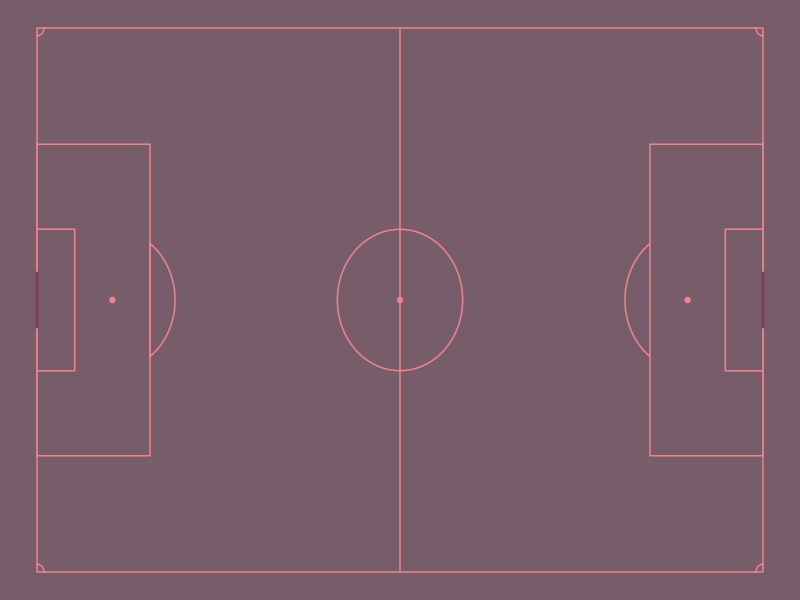
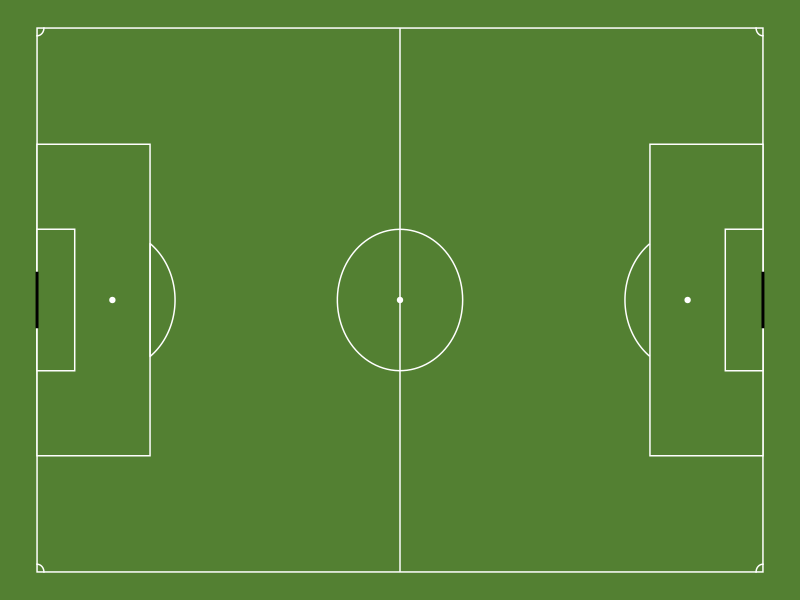
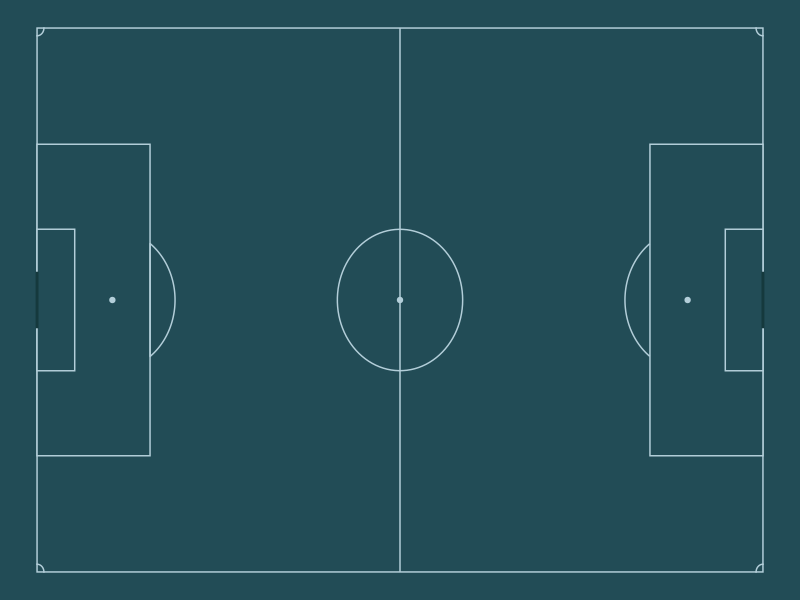

These figures' R source, in order:

options(warn=-1)

require(ggplot2)

createPitch <- function(xmax, ymax, grass_colour, line_colour, background_colour, goal_colour){
  theme_blankPitch = function(size=12) { 
    theme(
      #axis.line=element_blank(), 
      axis.text.x=element_blank(), 
      axis.text.y=element_blank(), 
      #axis.ticks.y=element_text(size=size),
      #   axis.ticks=element_blank(),
      axis.ticks.length=unit(0, "lines"), 
      #axis.ticks.margin=unit(0, "lines"), 
      axis.title.x=element_blank(), 
      axis.title.y=element_blank(), 
      legend.background=element_rect(fill=background_colour, colour=NA), 
      legend.key=element_rect(colour=background_colour,fill=background_colour), 
      legend.key.size=unit(1.2, "lines"), 
      legend.text=element_text(size=size), 
      legend.title=element_text(size=size, face="bold",hjust=0),
      strip.background = element_rect(colour = background_colour, fill = background_colour, size = .5),
      panel.background=element_rect(fill=background_colour,colour=background_colour), 
      #       panel.border=element_blank(), 
      panel.grid.major=element_blank(), 
      panel.grid.minor=element_blank(), 
      panel.spacing=element_blank(), 
      plot.background=element_blank(), 
      plot.margin=unit(c(0, 0, 0, 0), "lines"), 
      plot.title=element_text(size=size*1.2), 
      strip.text.y=element_text(colour=background_colour,size=size,angle=270),
      strip.text.x=element_text(size=size*1))}
  
  ymin <- 0 
  xmin <- 0 
  
  # Defining dimensions
  GoalWidth <- 732
  penspot <- 1100
  boxedgeW <- 4032
  boxedgeL <- 1650
  box6yardW <- 1832
  box6yardL <- 550
  
  ## dimensions calculations 
  # The 18 Yard Box
  TheBoxWidth <- c(((ymax / 2) + (boxedgeW / 2)),((ymax / 2) - (boxedgeW / 2)))
  TheBoxHeight <- c(boxedgeL,xmax-boxedgeL)
  GoalPosts <- c(((ymax / 2) + (GoalWidth / 2)),((ymax / 2) - (GoalWidth / 2)))
  
  # The 6 Yard Box
  box6yardWidth <- c(((ymax / 2) + (box6yardW / 2)),((ymax / 2) - (box6yardW / 2)))
  box6yardHeight <- c(box6yardL,xmax-box6yardL)
  
  ## Centre circle dimensions 
  centreCirle_d <- 1830
  
  ## define the circle function
  circleFun <- function(center = c(0,0),diameter = 1, npoints = 100){
    r = diameter / 2
    tt <- seq(0,2*pi,length.out = npoints)
    xx <- center[1] + r * cos(tt)
    yy <- center[2] + r * sin(tt)
    return(data.frame(x = xx, y = yy))
  }
  
  #### create leftD arc ####
  Dleft <- circleFun(c((penspot),(ymax/2)),centreCirle_d,npoints = 1000)
  ## remove part that is in the box
  Dleft <- Dleft[which(Dleft$x >= (boxedgeL)),]
  
  ## create rightD arc  ####
  Dright <- circleFun(c((xmax-(penspot)),(ymax/2)),centreCirle_d,npoints = 1000)
  ## remove part that is in the box
  Dright <- Dright[which(Dright$x <= (xmax-(boxedgeL))),]
  
  #### create center circle ####
  center_circle <- circleFun(c((xmax/2),(ymax/2)),centreCirle_d,npoints = 100)
  
  ## create corner flag radius ####
  TopLeftCorner <- circleFun(c(xmin,ymax),200,npoints = 1000)
  TopRightCorner <- circleFun(c(xmax,ymax),200,npoints = 1000)
  BottomLeftCorner <- circleFun(c(xmin,ymin),200,npoints = 1000)
  BottomRightCorner <- circleFun(c(xmax,ymin),200,npoints = 1000)
  
  p <- ggplot() + xlim(c(-10,xmax+10)) + ylim(c(-10,ymax+10)) + 
    # add the theme 
    theme_blankPitch() +
    # add the base rectangle of the pitch 
    geom_rect(aes(xmin=0, xmax=xmax, ymin=0, ymax=ymax), fill = grass_colour, colour = line_colour) +
    # add the 18 yard box Left
    geom_rect(aes(xmin=0, xmax=TheBoxHeight[1], ymin=TheBoxWidth[1], ymax=TheBoxWidth[2]), fill = grass_colour, colour = line_colour) + 
    # add the 18 yard box Right
    geom_rect(aes(xmin=TheBoxHeight[2], xmax=xmax, ymin=TheBoxWidth[1], ymax=TheBoxWidth[2]), fill = grass_colour, colour = line_colour) +
    # add the six yard box Left
    geom_rect(aes(xmin=0, xmax=box6yardHeight[1], ymin=box6yardWidth[1], ymax=box6yardWidth[2]), fill = grass_colour, colour = line_colour)  +
    # add the six yard box Right
    geom_rect(aes(xmin=box6yardHeight[2], xmax=xmax, ymin=box6yardWidth[1], ymax=box6yardWidth[2]), fill = grass_colour, colour = line_colour)  + 
    # Add half way line 
    geom_segment(aes(x = xmax/2, y = ymin, xend = xmax/2, yend = ymax),colour = line_colour) +
    # add left D 
    geom_path(data=Dleft, aes(x=x,y=y), colour = line_colour) + 
    # add Right D 
    geom_path(data=Dright, aes(x=x,y=y), colour = line_colour) + 
    # add centre circle 
    geom_path(data=center_circle, aes(x=x,y=y), colour = line_colour) + 
    # add penalty spot left 
    geom_point(aes(x = penspot , y = ymax/2), colour = line_colour) + 
    # add penalty spot right
    geom_point(aes(x = (xmax-(penspot)) , y = ymax/2), colour = line_colour) + 
    # add centre spot 
    geom_point(aes(x = (xmax/2) , y = ymax/2), colour = line_colour) +
    # add Corner Flag corners
    geom_path(data=TopLeftCorner, aes(x=x,y=y), colour = line_colour) +
    geom_path(data=TopRightCorner, aes(x=x,y=y), colour = line_colour) +
    geom_path(data=BottomLeftCorner, aes(x=x,y=y), colour = line_colour) +
    geom_path(data=BottomRightCorner, aes(x=x,y=y), colour = line_colour) +
    geom_segment(aes(x = xmin, y = GoalPosts[1], xend = xmin, yend = GoalPosts[2]),colour = goal_colour, size = 1) +
    # add the goal right
    geom_segment(aes(x = xmax, y = GoalPosts[1], xend = xmax, yend = GoalPosts[2]),colour = goal_colour, size = 1) 
  return(p)
}



## you can define the values first like below
grass_colour <- "#775D6A"
line_colour <- "#F4828C"
background_colour <- "#775D6A"
goal_colour <- "#7E3C5D"
ymax <- 7040
xmax <- 10600

createPitch(xmax, ymax, grass_colour, line_colour, background_colour, goal_colour)

## green 
createPitch(10600, 7040, "#538032", "#ffffff", "#538032", "#000000")


## Blue 
createPitch(10600, 7040, "#224C56", "#B3CED9", "#224C56", "#15393D")





